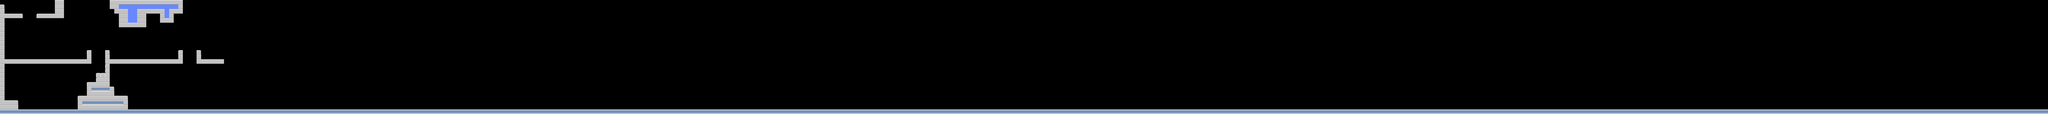

This is a level from a 2D game, rendered from its Tiled map with the project's own tilesets. A one-line summary and the map file follow, with tile-layer data summarised:
An orthogonal 448x25 tile map with 16x16 px tiles, 2 tile layers (background, level1).

<map version="1.5" tiledversion="1.7.2" orientation="orthogonal" renderorder="right-down" width="448" height="25" tilewidth="16" tileheight="16" infinite="0" nextlayerid="3" nextobjectid="1">
 <editorsettings>
  <export target="world.json" format="json" />
 </editorsettings>
 <tileset firstgid="1" name="world" tilewidth="16" tileheight="16" tilecount="22" columns="11">
  <image source="tileSet.png" width="176" height="32" />
 </tileset>
 <layer id="1" name="background" width="448" height="25">
  <data>[11200 cells, 11200 non-empty, 1 distinct tile ids]</data>
 </layer>
 <layer id="2" name="level1" width="448" height="25">
  <data>[11200 cells, 705 non-empty, 6 distinct tile ids]</data>
 </layer>
</map>